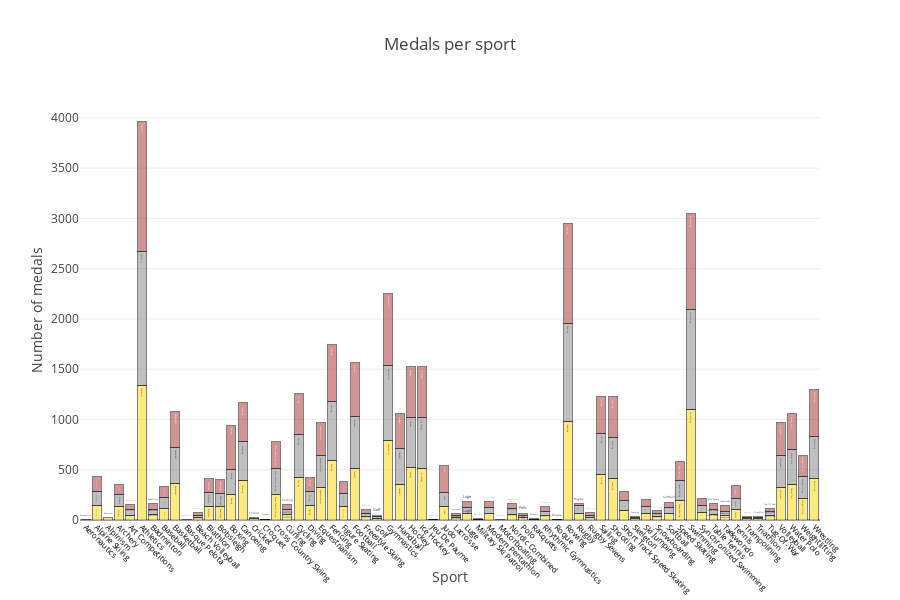

The notebook cell saved with this chart:
### Code cell
traceG = go.Bar(
    x = dfG['Sport'],y = dfG['ID'],
    name="Gold",
     marker=dict(
                color='gold',
                line=dict(
                    color='black',
                    width=1),
                opacity=0.5,
            ),
    text = dfG['Sport'],
    #orientation = 'h'
)
traceS = go.Bar(
    x = dfS['Sport'],y = dfS['ID'],
    name="Silver",
    marker=dict(
                color='Grey',
                line=dict(
                    color='black',
                    width=1),
                opacity=0.5,
            ),
    text=dfS['Sport'],
    #orientation = 'h'
)

traceB = go.Bar(
    x = dfB['Sport'],y = dfB['ID'],
    name="Bronze",
    marker=dict(
                color='Brown',
                line=dict(
                    color='black',
                    width=1),
                opacity=0.5,
            ),
    text=dfB['Sport'],
   # orientation = 'h'
)

data = [traceG, traceS, traceB]
layout = dict(title = 'Medals per sport',
          xaxis = dict(title = 'Sport', showticklabels=True, tickangle=45,
            tickfont=dict(
                size=8,
                color='black'),), 
          yaxis = dict(title = 'Number of medals'),
          hovermode = 'closest',
          barmode='stack',
          showlegend=False,
          width=900,
          height=600,
         )
fig = dict(data=data, layout=layout)
iplot(fig, filename='events-sports1')

### Figure 1 — Plotly figure (JSON) as saved in the notebook; plotly's stock layout.template omitted (floating-point values rounded to 4 significant figures)
{"data": [{"marker": {"color": "gold", "line": {"color": "black", "width": 1}, "opacity": 0.5}, "name": "Gold", "text": ["Aeronautics", "Alpine Skiing", "Alpinism", "Archery", "Art Competitions", "Athletics", "Badminton", "Baseball", "Basketball", "Basque Pelota", "Beach Volleyball", "Biathlon", "Bobsleigh", "Boxing", "Canoeing", "Cricket", "Croquet", "Cross Country Skiing", "Curling", "Cycling", "Diving", "Equestrianism", "Fencing", "Figure Skating", "Football", "Freestyle Skiing", "Golf", "Gymnastics", "Handball", "Hockey", "Ice Hockey", "Jeu De Paume", "Judo", "Lacrosse", "Luge", "Military Ski Patrol", "Modern Pentathlon", "Motorboating", "Nordic Combined", "Polo", "Racquets", "Rhythmic Gymnastics", "Roque", "Rowing", "Rugby", "Rugby Sevens", "Sailing", "Shooting", "Short Track Speed Skating", "Skeleton", "Ski Jumping", "Snowboarding", "Softball", "Speed Skating", "Swimming", "Synchronized Swimming", "Table Tennis", "Taekwondo", "Tennis", "Trampolining", "Triathlon", "Tug-Of-War", "Volleyball", "Water Polo", "Weightlifting", "Wrestling"], "type": "bar", "uid": "9a4103db-05da-43f0-9d39-d09872b57e6c", "x": ["Aeronautics", "Alpine Skiing", "Alpinism", "Archery", "Art Competitions", "Athletics", "Badminton", "Baseball", "Basketball", "Basque Pelota", "Beach Volleyball", "Biathlon", "Bobsleigh", "Boxing", "Canoeing", "Cricket", "Croquet", "Cross Country Skiing", "Curling", "Cycling", "Diving", "Equestrianism", "Fencing", "Figure Skating", "Football", "Freestyle Skiing", "Golf", "Gymnastics", "Handball", "Hockey", "Ice Hockey", "Jeu De Paume", "Judo", "Lacrosse", "Luge", "Military Ski Patrol", "Modern Pentathlon", "Motorboating", "Nordic Combined", "Polo", "Racquets", "Rhythmic Gymnastics", "Roque", "Rowing", "Rugby", "Rugby Sevens", "Sailing", "Shooting", "Short Track Speed Skating", "Skeleton", "Ski Jumping", "Snowboarding", "Softball", "Speed Skating", "Swimming", "Synchronized Swimming", "Table Tennis", "Taekwondo", "Tennis", "Trampolining", "Triathlon", "Tug-Of-War", "Volleyball", "Water Polo", "Weightlifting", "Wrestling"], "y": [1, 143, 25, 135, 49, 1339, 54, 112, 365, 2, 24, 136, 133, 252, 388, 12, 4, 256, 50, 424, 142, 324, 594, 131, 515, 34, 15, 791, 349, 518, 508, 1, 137, 24, 62, 4, 62, 7, 55, 22, 3, 44, 1, 978, 67, 25, 450, 410, 95, 10, 69, 30, 60, 193, 1099, 74, 54, 40, 106, 10, 10, 43, 322, 350, 217, 413]}, {"marker": {"color": "Grey", "line": {"color": "black", "width": 1}, "opacity": 0.5}, "name": "Silver", "text": ["Alpine Skiing", "Archery", "Art Competitions", "Athletics", "Badminton", "Baseball", "Basketball", "Beach Volleyball", "Biathlon", "Bobsleigh", "Boxing", "Canoeing", "Cricket", "Croquet", "Cross Country Skiing", "Curling", "Cycling", "Diving", "Equestrianism", "Fencing", "Figure Skating", "Football", "Freestyle Skiing", "Golf", "Gymnastics", "Handball", "Hockey", "Ice Hockey", "Jeu De Paume", "Judo", "Lacrosse", "Luge", "Military Ski Patrol", "Modern Pentathlon", "Nordic Combined", "Polo", "Racquets", "Rhythmic Gymnastics", "Roque", "Rowing", "Rugby", "Rugby Sevens", "Sailing", "Shooting", "Short Track Speed Skating", "Skeleton", "Ski Jumping", "Snowboarding", "Softball", "Speed Skating", "Swimming", "Synchronized Swimming", "Table Tennis", "Taekwondo", "Tennis", "Trampolining", "Triathlon", "Tug-Of-War", "Volleyball", "Water Polo", "Weightlifting", "Wrestling"], "type": "bar", "uid": "cfe0c6c0-fad5-42da-b5a6-5bf715cadeab", "x": ["Alpine Skiing", "Archery", "Art Competitions", "Athletics", "Badminton", "Baseball", "Basketball", "Beach Volleyball", "Biathlon", "Bobsleigh", "Boxing", "Canoeing", "Cricket", "Croquet", "Cross Country Skiing", "Curling", "Cycling", "Diving", "Equestrianism", "Fencing", "Figure Skating", "Football", "Freestyle Skiing", "Golf", "Gymnastics", "Handball", "Hockey", "Ice Hockey", "Jeu De Paume", "Judo", "Lacrosse", "Luge", "Military Ski Patrol", "Modern Pentathlon", "Nordic Combined", "Polo", "Racquets", "Rhythmic Gymnastics", "Roque", "Rowing", "Rugby", "Rugby Sevens", "Sailing", "Shooting", "Short Track Speed Skating", "Skeleton", "Ski Jumping", "Snowboarding", "Softball", "Speed Skating", "Swimming", "Synchronized Swimming", "Table Tennis", "Taekwondo", "Tennis", "Trampolining", "Triathlon", "Tug-Of-War", "Volleyball", "Water Polo", "Weightlifting", "Wrestling"], "y": [144, 120, 56, 1334, 54, 112, 359, 24, 137, 129, 251, 388, 12, 2, 257, 53, 425, 142, 322, 583, 128, 513, 34, 15, 746, 358, 498, 515, 1, 136, 24, 58, 4, 62, 55, 25, 3, 44, 1, 977, 79, 24, 415, 411, 95, 10, 70, 30, 60, 197, 993, 71, 54, 40, 106, 10, 10, 43, 322, 347, 213, 415]}, {"marker": {"color": "Brown", "line": {"color": "black", "width": 1}, "opacity": 0.5}, "name": "Bronze", "text": ["Alpine Skiing", "Archery", "Art Competitions", "Athletics", "Badminton", "Baseball", "Basketball", "Beach Volleyball", "Biathlon", "Bobsleigh", "Boxing", "Canoeing", "Croquet", "Cross Country Skiing", "Curling", "Cycling", "Diving", "Equestrianism", "Fencing", "Figure Skating", "Football", "Freestyle Skiing", "Golf", "Gymnastics", "Handball", "Hockey", "Ice Hockey", "Jeu De Paume", "Judo", "Lacrosse", "Luge", "Military Ski Patrol", "Modern Pentathlon", "Nordic Combined", "Polo", "Racquets", "Rhythmic Gymnastics", "Roque", "Rowing", "Rugby", "Rugby Sevens", "Sailing", "Shooting", "Short Track Speed Skating", "Skeleton", "Ski Jumping", "Snowboarding", "Softball", "Speed Skating", "Swimming", "Synchronized Swimming", "Table Tennis", "Taekwondo", "Tennis", "Trampolining", "Triathlon", "Tug-Of-War", "Volleyball", "Water Polo", "Weightlifting", "Wrestling"], "type": "bar", "uid": "2f18f7e9-ad9d-46b1-b7f5-9ab740e1617e", "x": ["Alpine Skiing", "Archery", "Art Competitions", "Athletics", "Badminton", "Baseball", "Basketball", "Beach Volleyball", "Biathlon", "Bobsleigh", "Boxing", "Canoeing", "Croquet", "Cross Country Skiing", "Curling", "Cycling", "Diving", "Equestrianism", "Fencing", "Figure Skating", "Football", "Freestyle Skiing", "Golf", "Gymnastics", "Handball", "Hockey", "Ice Hockey", "Jeu De Paume", "Judo", "Lacrosse", "Luge", "Military Ski Patrol", "Modern Pentathlon", "Nordic Combined", "Polo", "Racquets", "Rhythmic Gymnastics", "Roque", "Rowing", "Rugby", "Rugby Sevens", "Sailing", "Shooting", "Short Track Speed Skating", "Skeleton", "Ski Jumping", "Snowboarding", "Softball", "Speed Skating", "Swimming", "Synchronized Swimming", "Table Tennis", "Taekwondo", "Tennis", "Trampolining", "Triathlon", "Tug-Of-War", "Volleyball", "Water Polo", "Weightlifting", "Wrestling"], "y": [141, 98, 51, 1296, 60, 112, 356, 24, 135, 136, 441, 389, 2, 263, 49, 414, 143, 319, 566, 127, 543, 34, 16, 719, 353, 512, 507, 1, 274, 12, 60, 4, 62, 55, 20, 4, 44, 1, 990, 16, 25, 367, 407, 94, 10, 68, 30, 59, 190, 956, 70, 60, 64, 128, 10, 10, 29, 325, 360, 216, 468]}], "layout": {"barmode": "stack", "height": 600, "hovermode": "closest", "showlegend": false, "title": {"text": "Medals per sport"}, "width": 900, "xaxis": {"showticklabels": true, "tickangle": 45, "tickfont": {"color": "black", "size": 8}, "title": {"text": "Sport"}}, "yaxis": {"title": {"text": "Number of medals"}}}}
